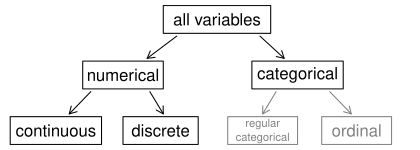

Here is the R script that generated this plot:
library(openintro)
data(COL)

myPDF('variables.pdf', 4.2, 1.5, mar = rep(0,4))
plot(c(-0.15, 1.3),
     0:1,
     type = 'n',
     axes = FALSE)

text(0.6, 0.9, 'all variables')
rect(0.4, 0.8, 0.8, 1)

text(0.25, 0.5, 'numerical')
rect(0.1, 0.4, 0.4, 0.6)
arrows(0.45, 0.78, 0.34, 0.62, length = 0.08)

text(0.9, 0.5, 'categorical')
rect(0.73, 0.4, 1.07, 0.6)
arrows(0.76, 0.78, 0.85, 0.62, length = 0.08)

text(0, 0.1, 'continuous')
rect(-0.17, 0, 0.17, 0.2)
arrows(0.13, 0.38, 0.05, 0.22, length = 0.08)

text(0.39, 0.1, 'discrete')
rect(0.25, 0, 0.53, 0.2)
arrows(0.35, 0.38, 0.4, 0.22, length = 0.08)

text(0.77, 0.105, 'regular\ncategorical', col = COL[6], cex = 0.7)
rect(0.64, 0, 0.9, 0.2, border = COL[6])
arrows(0.82, 0.38, 0.77, 0.22, length = 0.08, col = COL[6])

text(1.12, 0.1, 'ordinal', col = COL[6])
rect(0.99, 0, 1.25, 0.2, border = COL[6])
arrows(1.02, 0.38, 1.1, 0.22, length = 0.08, col = COL[6])

dev.off()
